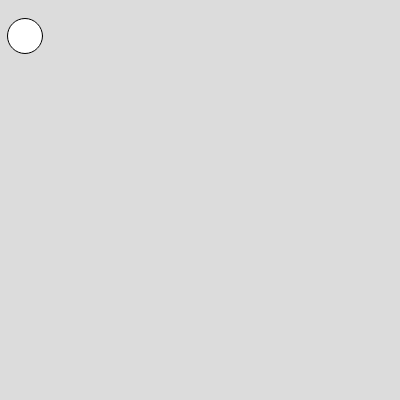
Frame 1 (no input)
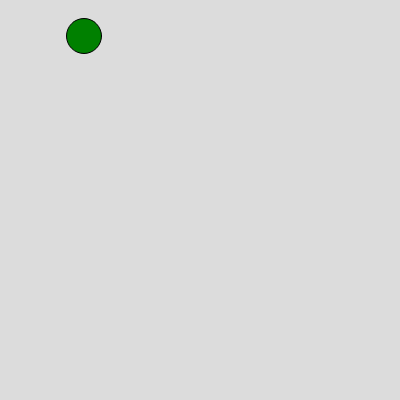
Frame 60 (no input)
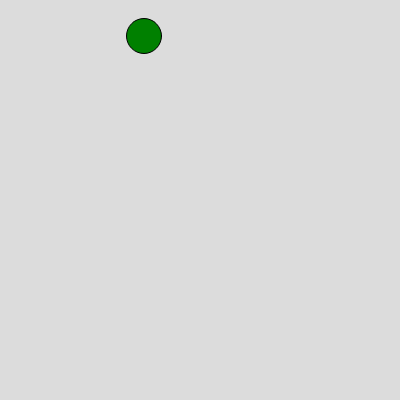
Frame 120 (the mouse pressed at the canvas centre since frame 60)

The p5.js sketch that drew these frames (run headless with seeded random() and noise() and a simulated clock; from frame 60 on, the mouse is pressed at the canvas centre):

// p5.js sketch
// ── sketch.js
var ball= {
  x: 25,
  y: 36,
  radius: 35,
  xSpeed: 0,
  colour: ["blue","green","yellow","orange"]
}


function setup() {
  createCanvas(400, 400);
  /*console.log(student.roll_no)
  student.roll_no = 15;
  console.log(student.roll_no)*/

}

function draw() {
  background(220);
  circle(ball.x, ball.y, ball.radius);
  fill(ball.colour[1])
  ball.xSpeed = 1;
  ball.x = ball.x + ball.xSpeed;
}
// ── sketch1.js
var student= {
  name: "Aarushi",
  class: 8,
  roll_no: 10,
  marks: [45,48,50,50,49]
}

function setup() {
  createCanvas(400, 400);
  console.log(student.roll_no)
  student.roll_no = 15;
  console.log(student.roll_no)

}

function draw() {
  background(220);
}
